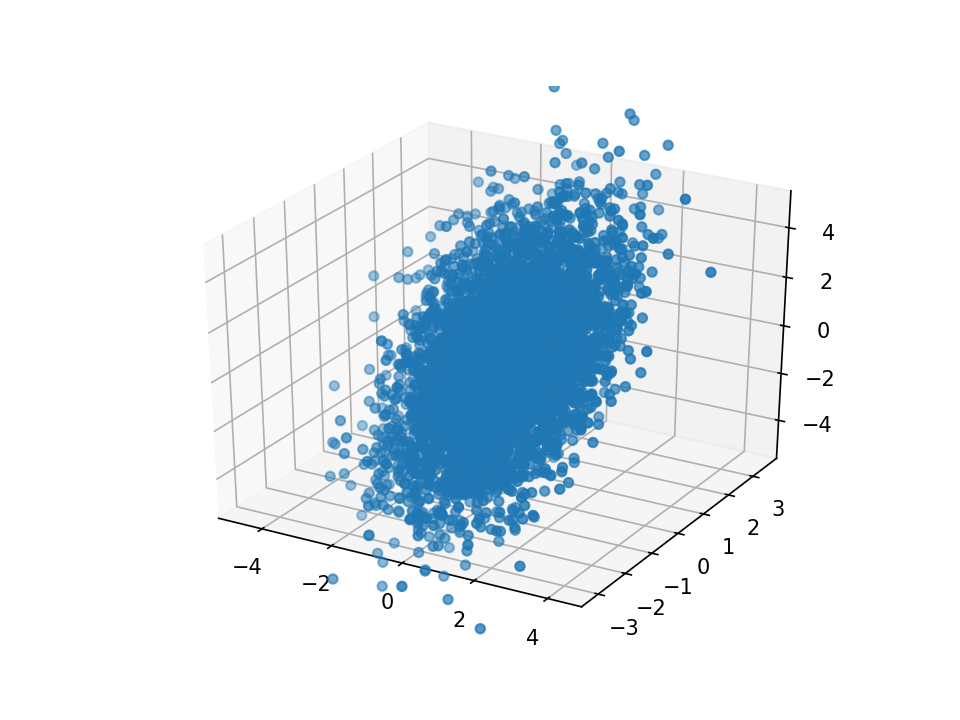

This chart was generated by the following Python code:
mean = [0, 0, 0]
cov = [[1, 1, 0], [2, 5, 0], [0, 2, 2]]  # diagonal covariance

import numpy as np
import matplotlib.pyplot as plt
from mpl_toolkits.mplot3d import Axes3D

fig = plt.figure()
ax = fig.add_subplot(111, projection='3d')
x, y, z = np.random.multivariate_normal(mean, cov, 5000).T
ax.scatter(x, y, z, 'x')
plt.axis('equal')

filename = 'multivariate_gaussian.png'
plt.savefig(filename, dpi = 150)
plt.show()
